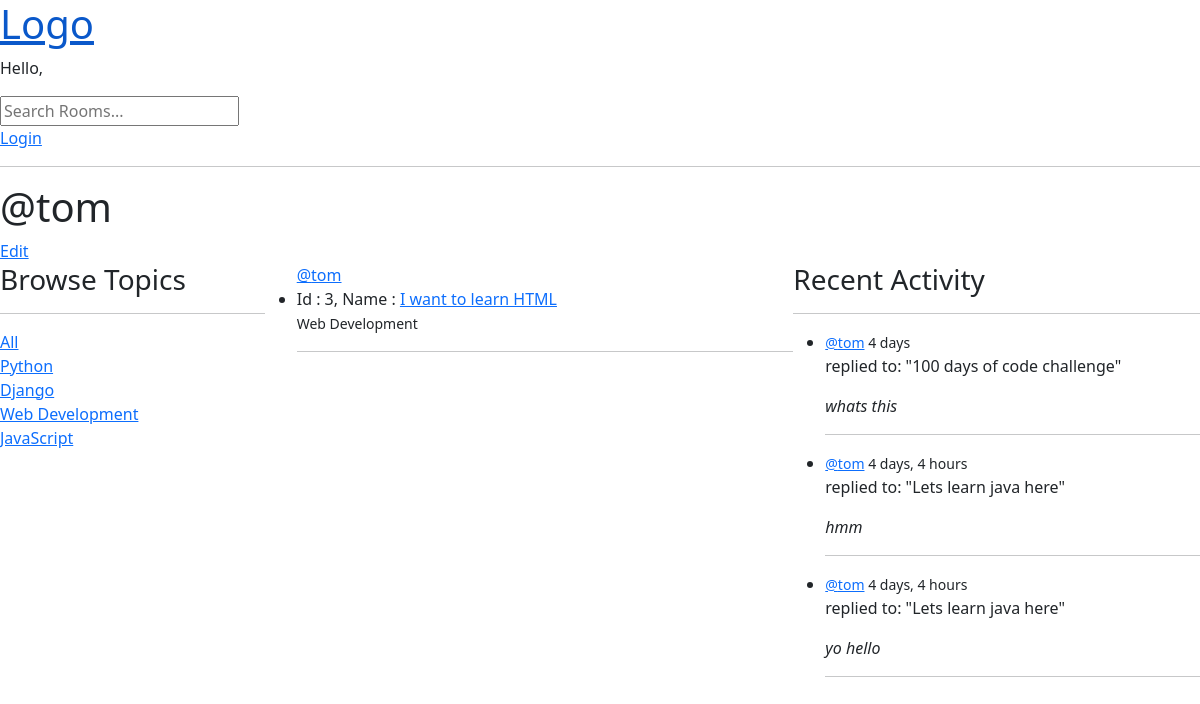
Page /user-profile/2/ on the committed database.
### base/models.py (models this page shows, shortened)
class Topic(models.Model):
    name = models.CharField(max_length=200)

class Room(models.Model):
    host = models.ForeignKey(User, on_delete=models.CASCADE)
    topic = models.ForeignKey(Topic, on_delete=models.SET_NULL, null=True)
    name = models.CharField(max_length=200)
    description = models.TextField(null=True, blank=True)
    participants = models.ManyToManyField(User, related_name='participants', blank=True)
    updated = models.DateTimeField(auto_now=True)
    created = models.DateTimeField(auto_now_add=True)
    class Meta:
        ordering = ['-updated', '-created']
    def __str__(self):
        return self.name

class Message(models.Model):
    user = models.ForeignKey(User, on_delete=models.CASCADE)
    room = models.ForeignKey(Room, on_delete=models.CASCADE)
    body = models.TextField()
    updated = models.DateTimeField(auto_now=True)
    created = models.DateTimeField(auto_now_add=True)
    class Meta:
        ordering = ['-updated', '-created']

### base/views.py (the view)
# urls.py: path('user-profile/<str:pk>/', views.user_profile, name='profile'),
def user_profile(request, pk):
    user = User.objects.get(id=pk)
    rooms = user.room_set.all()
    room_message = user.message_set.all()[:4]
    topics = Topic.objects.all()
    context = {'user': user,
               'rooms': rooms,
               'recent_messages': room_message,
               'topics': topics,
               }
    return render(request, 'base/profile.html', context)

### base/templates/base/profile.html
{% extends 'main.html' %}
{% load static %}
{% block style %}
    <link rel="stylesheet" href="{% static 'base/home.css' %}">
{% endblock style %}
{% block content %}
<h1>@{{ user }}</h1>
<a href="{% url 'update-profile' %}">Edit</a>
<div class="profile-container">
    <div class="browse">
        {% include 'base/topic_component.html' %}
    </div>
    <div class="rooms">
        {% include 'base/feed_component.html' %}
    </div>
    <div class="recent-activity">
        {% include 'base/activity_component.html' %}
    </div>
</div>
{% endblock content %}

### base/templates/base/topic_component.html
<h3>Browse Topics</h3>
<hr>
<div>
    <a href="{% url 'home'%}">All</a>
</div>
{% for topic in topics%}
    <div>
        <a href="{% url 'home'%}?q={{topic.name}}">{{topic.name}}</a>
    </div>
{% endfor %}

### base/templates/base/feed_component.html (shortened to what this page needs)
<div>
    {% for room in rooms%}
        <ul>
            <span><a href="{% url 'profile' room.host.id %}">@{{ room.host.username }}</a></span>
            <li>Id : {{ room.id }}, Name : <a href="{% url 'room' room.id%}">{{ room.name }}</a></li>
            <small>{{ room.topic.name }}</small>
            <br>
            <hr>
        </ul>
    {% endfor %}
</div>

### base/templates/base/activity_component.html (shortened to what this page needs)
<h3>Recent Activity</h3>
<hr>
<ul>
    {% for message in recent_messages %}
        <li>
            <small><a href="{% url 'profile' message.user.id %}">@{{message.user}}</a> {{message.created|timesince}}</small>
            <p>replied to: "{{message.room}}"</p>
            <em>{{message.body|truncatewords:15}}</em>
            <hr>
        </li>
    {% endfor %}
</ul>

### static/styles/main.css (style rules this page uses)
body { background-color: #1e1e2f; color: #e6e6e6; font-family: "Segoe UI", Roboto, sans-serif; }

### base/static/base/home.css (style rules this page uses)
.home-container, .profile-container { display: flex; flex-direction: row; }
.browse { flex: 1 1 auto; }
.rooms { flex: 3 3 auto; }
.recent-activity { flex: 1 1 auto; }

### rows in the picture
Topic: name "Python"
Topic: name "Django"
Topic: name "Web Development"
Topic: name "JavaScript"
Room: host.username "tom", id "3", name "I want to learn HTML", topic.name "Web Development"
Message: user "tom", created "4 days", room "100 days of code challenge", body "whats this"
Message: user "tom", created "4 days, 4 hours", room "Lets learn java here", body "hmm"
Message: user "tom", created "4 days, 4 hours", room "Lets learn java here", body "yo hello"

### other values in the picture
{{ user }} "tom"
